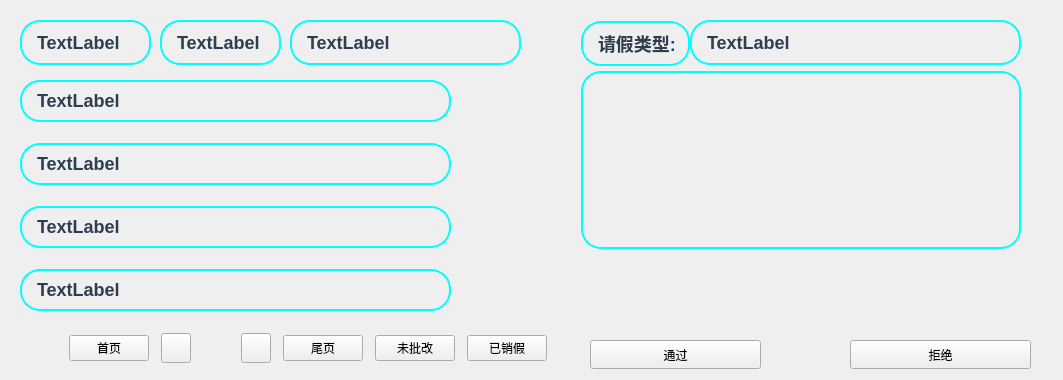
<?xml version="1.0" encoding="UTF-8"?>
<ui version="4.0">
 <class>Teacher</class>
 <widget class="QWidget" name="Teacher">
  <property name="geometry">
   <rect>
    <x>0</x>
    <y>0</y>
    <width>1063</width>
    <height>380</height>
   </rect>
  </property>
  <property name="minimumSize">
   <size>
    <width>1063</width>
    <height>380</height>
   </size>
  </property>
  <property name="maximumSize">
   <size>
    <width>1063</width>
    <height>380</height>
   </size>
  </property>
  <property name="windowTitle">
   <string>Form</string>
  </property>
  <property name="styleSheet">
   <string notr="true">QPushButton#ptn_last
{
	image: url(:/images/left_arrow.png);
}
QPushButton#ptn_next
{
	image: url(:/images/right_arrow.png);
}</string>
  </property>
  <widget class="QWidget" name="layoutWidget">
   <property name="geometry">
    <rect>
     <x>50</x>
     <y>330</y>
     <width>505</width>
     <height>36</height>
    </rect>
   </property>
   <layout class="QHBoxLayout" name="horizontalLayout_4">
    <property name="spacing">
     <number>12</number>
    </property>
    <item>
     <widget class="QLabel" name="label_total">
      <property name="text">
       <string/>
      </property>
      <property name="alignment">
       <set>Qt::AlignCenter</set>
      </property>
     </widget>
    </item>
    <item>
     <layout class="QHBoxLayout" name="horizontalLayout_3">
      <item>
       <widget class="QPushButton" name="ptn_home">
        <property name="text">
         <string>首页</string>
        </property>
       </widget>
      </item>
      <item>
       <layout class="QHBoxLayout" name="horizontalLayout_2">
        <property name="spacing">
         <number>10</number>
        </property>
        <item>
         <widget class="QPushButton" name="ptn_last">
          <property name="minimumSize">
           <size>
            <width>30</width>
            <height>30</height>
           </size>
          </property>
          <property name="maximumSize">
           <size>
            <width>30</width>
            <height>30</height>
           </size>
          </property>
          <property name="text">
           <string/>
          </property>
         </widget>
        </item>
        <item>
         <widget class="QLabel" name="label_now">
          <property name="minimumSize">
           <size>
            <width>30</width>
            <height>30</height>
           </size>
          </property>
          <property name="maximumSize">
           <size>
            <width>30</width>
            <height>30</height>
           </size>
          </property>
          <property name="text">
           <string/>
          </property>
          <property name="alignment">
           <set>Qt::AlignCenter</set>
          </property>
         </widget>
        </item>
        <item>
         <widget class="QPushButton" name="ptn_next">
          <property name="minimumSize">
           <size>
            <width>30</width>
            <height>30</height>
           </size>
          </property>
          <property name="maximumSize">
           <size>
            <width>30</width>
            <height>30</height>
           </size>
          </property>
          <property name="text">
           <string/>
          </property>
         </widget>
        </item>
       </layout>
      </item>
      <item>
       <widget class="QPushButton" name="ptn_end">
        <property name="text">
         <string>尾页</string>
        </property>
       </widget>
      </item>
      <item>
       <widget class="QPushButton" name="ptn_NotCorrected">
        <property name="text">
         <string>未批改</string>
        </property>
       </widget>
      </item>
      <item>
       <widget class="QPushButton" name="ptn_released">
        <property name="text">
         <string>已销假</string>
        </property>
       </widget>
      </item>
      <item>
       <spacer name="horizontalSpacer">
        <property name="orientation">
         <enum>Qt::Horizontal</enum>
        </property>
        <property name="sizeHint" stdset="0">
         <size>
          <width>40</width>
          <height>20</height>
         </size>
        </property>
       </spacer>
      </item>
     </layout>
    </item>
   </layout>
  </widget>
  <widget class="QPushButton" name="ptn_agree">
   <property name="geometry">
    <rect>
     <x>590</x>
     <y>340</y>
     <width>171</width>
     <height>29</height>
    </rect>
   </property>
   <property name="text">
    <string>通过</string>
   </property>
  </widget>
  <widget class="QPushButton" name="ptn_refuse">
   <property name="geometry">
    <rect>
     <x>850</x>
     <y>340</y>
     <width>181</width>
     <height>29</height>
    </rect>
   </property>
   <property name="text">
    <string>拒绝</string>
   </property>
  </widget>
  <widget class="QWidget" name="widget" native="true">
   <property name="geometry">
    <rect>
     <x>580</x>
     <y>70</y>
     <width>460</width>
     <height>180</height>
    </rect>
   </property>
   <property name="styleSheet">
    <string notr="true">QLabel {
    font-family: &quot;Microsoft YaHei&quot;;
    font-size: 18px;
    color: #BDC8E2;
    /*background-color: #2E3648;*/
	background-color : transparent;
	font-weight: bold;
	/*color: #BDC8E2;*/
	color: #2c3e50;

	padding-left: 10px;
	padding-top: 8px;
	padding-right: 7px;
	padding-bottom: 9px;
	
	border-style: solid;
    border-width: 2px;
    border-color: aqua;
    border-radius: 20px;

}

QLabel:hover{
	color: #2c3e50;
	border-color: #95a5a6;
    background-color: #ecf0f1;
}

QScrollArea#scrollArea
{
	background-color : transparent;
}</string>
   </property>
   <widget class="QScrollArea" name="scrollArea">
    <property name="geometry">
     <rect>
      <x>0</x>
      <y>0</y>
      <width>460</width>
      <height>180</height>
     </rect>
    </property>
    <property name="minimumSize">
     <size>
      <width>460</width>
      <height>180</height>
     </size>
    </property>
    <property name="maximumSize">
     <size>
      <width>460</width>
      <height>180</height>
     </size>
    </property>
    <property name="layoutDirection">
     <enum>Qt::LeftToRight</enum>
    </property>
    <property name="horizontalScrollBarPolicy">
     <enum>Qt::ScrollBarAlwaysOff</enum>
    </property>
    <property name="widgetResizable">
     <bool>true</bool>
    </property>
    <widget class="QWidget" name="scrollAreaWidgetContents">
     <property name="geometry">
      <rect>
       <x>0</x>
       <y>0</y>
       <width>458</width>
       <height>178</height>
      </rect>
     </property>
     <layout class="QVBoxLayout" name="verticalLayout_2">
      <property name="spacing">
       <number>0</number>
      </property>
      <property name="leftMargin">
       <number>0</number>
      </property>
      <property name="topMargin">
       <number>0</number>
      </property>
      <property name="rightMargin">
       <number>0</number>
      </property>
      <property name="bottomMargin">
       <number>0</number>
      </property>
      <item>
       <widget class="QLabel" name="label_reasonContent">
        <property name="minimumSize">
         <size>
          <width>440</width>
          <height>170</height>
         </size>
        </property>
        <property name="maximumSize">
         <size>
          <width>440</width>
          <height>16777215</height>
         </size>
        </property>
        <property name="text">
         <string/>
        </property>
        <property name="alignment">
         <set>Qt::AlignLeading|Qt::AlignLeft|Qt::AlignTop</set>
        </property>
       </widget>
      </item>
     </layout>
    </widget>
   </widget>
  </widget>
  <widget class="QWidget" name="widget_2" native="true">
   <property name="geometry">
    <rect>
     <x>10</x>
     <y>60</y>
     <width>511</width>
     <height>251</height>
    </rect>
   </property>
   <property name="styleSheet">
    <string notr="true">QLabel {
    font-family: &quot;Microsoft YaHei&quot;;
    font-size: 18px;
    color: #BDC8E2;
    /*background-color: #2E3648;*/
	background-color : transparent;
	font-weight: bold;
	/*color: #BDC8E2;*/
	color: #2c3e50;

	padding-left: 10px;
	padding-top: 8px;
	padding-right: 7px;
	padding-bottom: 9px;
	
	border-style: solid;
    border-width: 2px;
    border-color: aqua;
    border-radius: 20px;	

}

QLabel:hover{
	color: #2c3e50;
	border-color: #95a5a6;
    background-color: #ecf0f1;
}
</string>
   </property>
   <widget class="QWidget" name="layoutWidget">
    <property name="geometry">
     <rect>
      <x>10</x>
      <y>20</y>
      <width>431</width>
      <height>231</height>
     </rect>
    </property>
    <layout class="QVBoxLayout" name="verticalLayout">
     <item>
      <widget class="QLabel" name="label_timeBegin">
       <property name="text">
        <string>TextLabel</string>
       </property>
      </widget>
     </item>
     <item>
      <spacer name="verticalSpacer">
       <property name="orientation">
        <enum>Qt::Vertical</enum>
       </property>
       <property name="sizeHint" stdset="0">
        <size>
         <width>20</width>
         <height>13</height>
        </size>
       </property>
      </spacer>
     </item>
     <item>
      <widget class="QLabel" name="label_timeEnd">
       <property name="text">
        <string>TextLabel</string>
       </property>
      </widget>
     </item>
     <item>
      <spacer name="verticalSpacer_2">
       <property name="orientation">
        <enum>Qt::Vertical</enum>
       </property>
       <property name="sizeHint" stdset="0">
        <size>
         <width>20</width>
         <height>13</height>
        </size>
       </property>
      </spacer>
     </item>
     <item>
      <widget class="QLabel" name="label_isSchool">
       <property name="text">
        <string>TextLabel</string>
       </property>
      </widget>
     </item>
     <item>
      <spacer name="verticalSpacer_3">
       <property name="orientation">
        <enum>Qt::Vertical</enum>
       </property>
       <property name="sizeHint" stdset="0">
        <size>
         <width>20</width>
         <height>13</height>
        </size>
       </property>
      </spacer>
     </item>
     <item>
      <widget class="QLabel" name="label_status">
       <property name="text">
        <string>TextLabel</string>
       </property>
      </widget>
     </item>
    </layout>
   </widget>
  </widget>
  <widget class="QWidget" name="widget_3" native="true">
   <property name="geometry">
    <rect>
     <x>580</x>
     <y>10</y>
     <width>461</width>
     <height>61</height>
    </rect>
   </property>
   <property name="styleSheet">
    <string notr="true">QLabel {
    font-family: &quot;Microsoft YaHei&quot;;
    font-size: 18px;
    color: #BDC8E2;
    /*background-color: #2E3648;*/
	background-color : transparent;
	font-weight: bold;
	/*color: #BDC8E2;*/
	color: #2c3e50;

	padding-left: 10px;
	padding-top: 8px;
	padding-right: 7px;
	padding-bottom: 9px;
	
	border-style: solid;
    border-width: 2px;
    border-color: aqua;
    border-radius: 20px;	

}

QLabel:hover{
	color: #2c3e50;
	border-color: #95a5a6;
    background-color: #ecf0f1;
}</string>
   </property>
   <widget class="QLabel" name="label_leaveType">
    <property name="geometry">
     <rect>
      <x>1</x>
      <y>11</y>
      <width>109</width>
      <height>45</height>
     </rect>
    </property>
    <property name="text">
     <string>请假类型:</string>
    </property>
   </widget>
   <widget class="QLabel" name="label_typeContent">
    <property name="geometry">
     <rect>
      <x>110</x>
      <y>10</y>
      <width>331</width>
      <height>45</height>
     </rect>
    </property>
    <property name="text">
     <string>TextLabel</string>
    </property>
   </widget>
  </widget>
  <widget class="QWidget" name="widget_4" native="true">
   <property name="geometry">
    <rect>
     <x>-10</x>
     <y>10</y>
     <width>541</width>
     <height>71</height>
    </rect>
   </property>
   <property name="styleSheet">
    <string notr="true">QLabel {
    font-family: &quot;Microsoft YaHei&quot;;
    font-size: 18px;
    color: #BDC8E2;
    /*background-color: #2E3648;*/
	background-color : transparent;
	font-weight: bold;
	/*color: #BDC8E2;*/
	color: #2c3e50;

	padding-left: 10px;
	padding-top: 8px;
	padding-right: 7px;
	padding-bottom: 9px;
	
	border-style: solid;
    border-width: 2px;
    border-color: aqua;
    border-radius: 20px;	

}

QLabel:hover{
	color: #2c3e50;
	border-color: #95a5a6;
    background-color: #ecf0f1;
}</string>
   </property>
   <widget class="QLabel" name="label_name">
    <property name="geometry">
     <rect>
      <x>30</x>
      <y>10</y>
      <width>131</width>
      <height>45</height>
     </rect>
    </property>
    <property name="text">
     <string>TextLabel</string>
    </property>
   </widget>
   <widget class="QLabel" name="label_class">
    <property name="geometry">
     <rect>
      <x>170</x>
      <y>10</y>
      <width>121</width>
      <height>45</height>
     </rect>
    </property>
    <property name="text">
     <string>TextLabel</string>
    </property>
   </widget>
   <widget class="QLabel" name="label_id">
    <property name="geometry">
     <rect>
      <x>300</x>
      <y>10</y>
      <width>231</width>
      <height>45</height>
     </rect>
    </property>
    <property name="text">
     <string>TextLabel</string>
    </property>
   </widget>
  </widget>
  <widget class="QWidget" name="widget_5" native="true">
   <property name="geometry">
    <rect>
     <x>580</x>
     <y>270</y>
     <width>451</width>
     <height>51</height>
    </rect>
   </property>
   <property name="styleSheet">
    <string notr="true">QLabel
{
	background-color: transparent;
	font: 12px;
	font-weight: bold;
}</string>
   </property>
   <widget class="QWidget" name="layoutWidget">
    <property name="geometry">
     <rect>
      <x>10</x>
      <y>10</y>
      <width>301</width>
      <height>31</height>
     </rect>
    </property>
    <layout class="QHBoxLayout" name="horizontalLayout">
     <item>
      <widget class="QLabel" name="label_Corrected">
       <property name="minimumSize">
        <size>
         <width>60</width>
         <height>25</height>
        </size>
       </property>
       <property name="maximumSize">
        <size>
         <width>0</width>
         <height>25</height>
        </size>
       </property>
       <property name="text">
        <string/>
       </property>
       <property name="pixmap">
        <pixmap resource="images.qrc">:/images/Corrected.png</pixmap>
       </property>
       <property name="scaledContents">
        <bool>true</bool>
       </property>
      </widget>
     </item>
     <item>
      <widget class="QLabel" name="label_CorrectedCount">
       <property name="minimumSize">
        <size>
         <width>25</width>
         <height>25</height>
        </size>
       </property>
       <property name="maximumSize">
        <size>
         <width>25</width>
         <height>25</height>
        </size>
       </property>
       <property name="text">
        <string/>
       </property>
       <property name="alignment">
        <set>Qt::AlignCenter</set>
       </property>
      </widget>
     </item>
     <item>
      <widget class="QLabel" name="label_NotCorrected">
       <property name="minimumSize">
        <size>
         <width>60</width>
         <height>25</height>
        </size>
       </property>
       <property name="maximumSize">
        <size>
         <width>60</width>
         <height>25</height>
        </size>
       </property>
       <property name="text">
        <string/>
       </property>
       <property name="pixmap">
        <pixmap resource="images.qrc">:/images/NotCorrected.png</pixmap>
       </property>
       <property name="scaledContents">
        <bool>true</bool>
       </property>
      </widget>
     </item>
     <item>
      <widget class="QLabel" name="label_NotCorrectedCount">
       <property name="minimumSize">
        <size>
         <width>25</width>
         <height>25</height>
        </size>
       </property>
       <property name="maximumSize">
        <size>
         <width>25</width>
         <height>25</height>
        </size>
       </property>
       <property name="text">
        <string/>
       </property>
       <property name="alignment">
        <set>Qt::AlignCenter</set>
       </property>
      </widget>
     </item>
     <item>
      <spacer name="horizontalSpacer_2">
       <property name="orientation">
        <enum>Qt::Horizontal</enum>
       </property>
       <property name="sizeHint" stdset="0">
        <size>
         <width>40</width>
         <height>20</height>
        </size>
       </property>
      </spacer>
     </item>
    </layout>
   </widget>
  </widget>
  <zorder>widget_5</zorder>
  <zorder>layoutWidget</zorder>
  <zorder>ptn_agree</zorder>
  <zorder>ptn_refuse</zorder>
  <zorder>widget</zorder>
  <zorder>widget_2</zorder>
  <zorder>widget_3</zorder>
  <zorder>widget_4</zorder>
 </widget>
 <resources>
  <include location="images.qrc"/>
 </resources>
 <connections/>
</ui>
